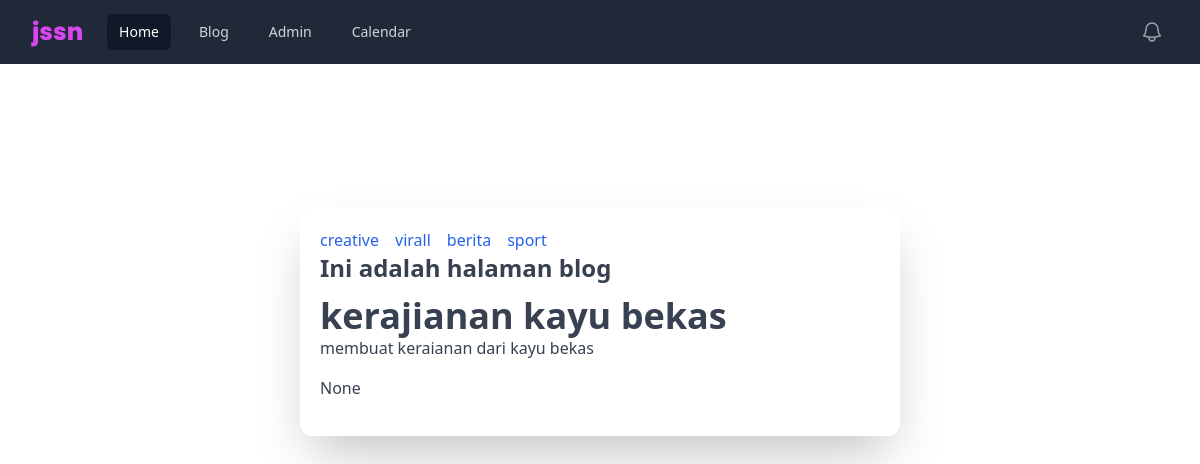
The page /blog/post/kerajianan kayu bekas on the database its author committed.
### blog/models.py (models this page shows, shortened)
class Post(models.Model):
    judul = models.CharField(max_length=225)
    body = models.TextField()
    category = models.CharField(max_length=225)
    waktuPosting = models.DateTimeField(auto_now_add=True)
    update = models.DateTimeField(default=timezone.now)
    slug = models.SlugField(blank=True, editable=False)

### blog/views.py (the view)
# urls.py: path('post/<str:judulurl>',views.slugyfy,name="detail"),
def slugyfy(request,judulurl):
    categories = Post.objects.values('category').distinct
    posts = Post.objects.get(judul = judulurl)
    context = {
        'judul' : 'Ini adalah halaman blog',
        'post'   : posts,
        'category' : categories
    }
    return render(request,'detail.html',context)

### blog/templates/detail.html
{% extends 'index.html' %}
{% block main_content %}
    <ul class="flex">
        {% for fillcategory in category %}
            <li><a href="{% url 'blog:category' categoryurl=fillcategory.category%}" class="mr-4 text-blue-600 hover:underline">{{fillcategory.category}}</a></li>
        {% endfor %}
    </ul>
    <h1 class="font-extrabold text-2xl mb-3">{{judul}}</h1>
        <h1 class="font-extrabold text-4xl">{{post.judul}}</h1>
            <p class="mb-4">{{post.body}}</p>
        <p class="mb-4">{{post.update}}</p>
{% endblock main_content %}

### rows shown on the page
Post: judul "kerajianan kayu bekas", body "membuat keraianan dari kayu bekas", update "None"

### other values the page prints
{{ fillcategory.category }} "creative" "virall" "berita" "sport"
{{ judul }} "Ini adalah halaman blog"
